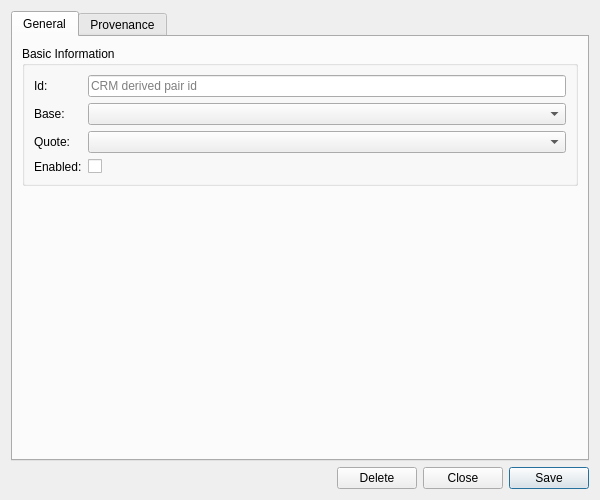
<?xml version="1.0" encoding="UTF-8"?>
<ui version="4.0">
 <class>CrmEnabledDerivedPairDetailDialog</class>
 <widget class="QWidget" name="CrmEnabledDerivedPairDetailDialog">
  <property name="geometry">
   <rect>
    <x>0</x>
    <y>0</y>
    <width>600</width>
    <height>500</height>
   </rect>
  </property>
  <property name="sizePolicy">
   <sizepolicy hsizetype="Preferred" vsizetype="Preferred">
    <horstretch>0</horstretch>
    <verstretch>0</verstretch>
   </sizepolicy>
  </property>
  <property name="minimumSize">
   <size>
    <width>600</width>
    <height>500</height>
   </size>
  </property>
  <property name="windowTitle">
   <string>CRM Enabled Derived Pair Details</string>
  </property>
  <layout class="QVBoxLayout" name="verticalLayout">
   <item>
    <widget class="QTabWidget" name="tabWidget">
     <property name="currentIndex"><number>0</number></property>
     <widget class="QWidget" name="generalTab">
      <attribute name="title"><string>General</string></attribute>
      <layout class="QVBoxLayout" name="generalLayout">
       <item>
        <widget class="QGroupBox" name="basicInfoGroup">
         <property name="title">
          <string>Basic Information</string>
         </property>
         <layout class="QFormLayout" name="formLayout">
          <item row="0" column="0">
           <widget class="QLabel" name="labelId">
            <property name="text">
             <string>Id:</string>
            </property>
           </widget>
          </item>
          <item row="0" column="1">
           <widget class="QLineEdit" name="idEdit">
            <property name="placeholderText">
             <string>CRM derived pair id</string>
            </property>
            <property name="readOnly">
             <bool>true</bool>
            </property>
           </widget>
          </item>
          <item row="1" column="0">
           <widget class="QLabel" name="labelBaseCurrencyCode">
            <property name="text">
             <string>Base:</string>
            </property>
           </widget>
          </item>
          <item row="1" column="1">
           <widget class="ores::qt::OreCurrencyComboBox" name="baseCcyCombo">
            <property name="insertPolicy">
             <enum>QComboBox::NoInsert</enum>
            </property>
           </widget>
          </item>
          <item row="2" column="0">
           <widget class="QLabel" name="labelQuoteCurrencyCode">
            <property name="text">
             <string>Quote:</string>
            </property>
           </widget>
          </item>
          <item row="2" column="1">
           <widget class="ores::qt::OreCurrencyComboBox" name="quoteCcyCombo">
            <property name="insertPolicy">
             <enum>QComboBox::NoInsert</enum>
            </property>
           </widget>
          </item>
          <item row="3" column="0">
           <widget class="QLabel" name="labelEnabled">
            <property name="text">
             <string>Enabled:</string>
            </property>
           </widget>
          </item>
          <item row="3" column="1">
           <widget class="QCheckBox" name="enabledCheckBox">
            <property name="text">
             <string/>
            </property>
           </widget>
          </item>
         </layout>
        </widget>
       </item>
       <item>
        <spacer name="verticalSpacer">
         <property name="orientation">
          <enum>Qt::Vertical</enum>
         </property>
         <property name="sizeHint" stdset="0">
          <size>
           <width>20</width>
           <height>40</height>
          </size>
         </property>
        </spacer>
       </item>
      </layout>
     </widget>
     <widget class="QWidget" name="provenanceTab">
      <attribute name="title"><string>Provenance</string></attribute>
      <layout class="QVBoxLayout" name="provenanceTabLayout">
       <item>
        <widget class="ores::qt::ProvenanceWidget" name="provenanceWidget" native="true"/>
       </item>
      </layout>
     </widget>
    </widget>
   </item>
   <item>
    <layout class="QHBoxLayout" name="buttonLayout">
     <item>
      <spacer name="horizontalSpacer">
       <property name="orientation">
        <enum>Qt::Horizontal</enum>
       </property>
       <property name="sizeHint" stdset="0">
        <size>
         <width>40</width>
         <height>20</height>
        </size>
       </property>
      </spacer>
     </item>
     <item>
      <widget class="QPushButton" name="deleteButton">
       <property name="text">
        <string>Delete</string>
       </property>
      </widget>
     </item>
     <item>
      <widget class="QPushButton" name="closeButton">
       <property name="text">
        <string>Close</string>
       </property>
      </widget>
     </item>
     <item>
      <widget class="QPushButton" name="saveButton">
       <property name="text">
        <string>Save</string>
       </property>
       <property name="default">
        <bool>true</bool>
       </property>
      </widget>
     </item>
    </layout>
   </item>
  </layout>
 </widget>
 <customwidgets>
  <customwidget>
   <class>ores::qt::ProvenanceWidget</class>
   <extends>QWidget</extends>
   <header>ores.qt/ProvenanceWidget.hpp</header>
  </customwidget>
  <customwidget>
   <class>ores::qt::OreCurrencyComboBox</class>
   <extends>QComboBox</extends>
   <header>ores.qt/OreCurrencyComboBox.hpp</header>
  </customwidget>
 </customwidgets>
 <resources/>
 <connections/>
</ui>
